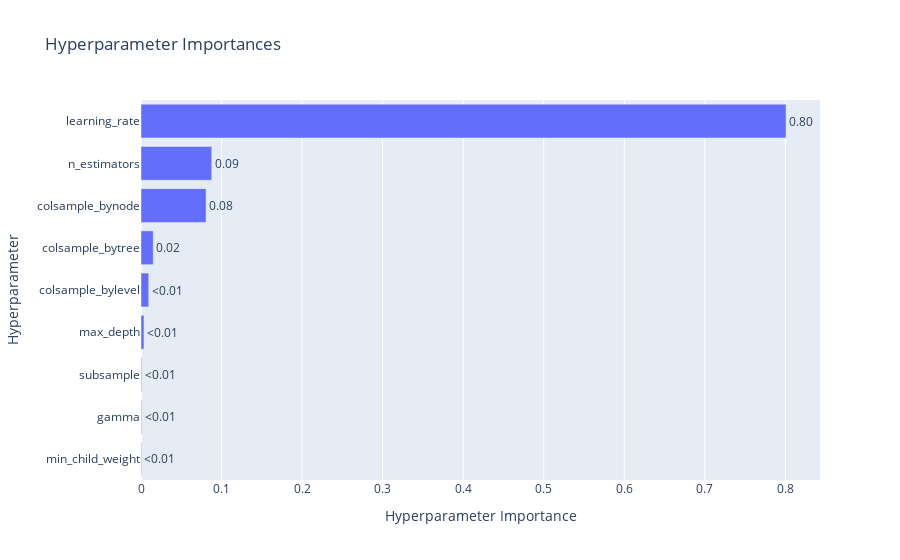

Here is the notebook cell this chart was saved with:
### Code cell
# Hyperparameter Importances를 통해서 parameter를 고정시켜라.
# 그리고 나머지 것들을 진행시켜라.
optuna.visualization.plot_param_importances(study)

### Figure 1 — Plotly figure (JSON) as saved in the notebook; plotly's stock layout.template omitted (floating-point values rounded to 4 significant figures)
{"data": [{"cliponaxis": false, "hovertemplate": ["min_child_weight (FloatDistribution): 0.0005835981818416056<extra></extra>", "gamma (FloatDistribution): 0.0007373590450171298<extra></extra>", "subsample (FloatDistribution): 0.000804093368471083<extra></extra>", "max_depth (IntDistribution): 0.0036926085232407155<extra></extra>", "colsample_bylevel (FloatDistribution): 0.00958742225555894<extra></extra>", "colsample_bytree (FloatDistribution): 0.01516821539834397<extra></extra>", "colsample_bynode (FloatDistribution): 0.08078731841785262<extra></extra>", "n_estimators (IntDistribution): 0.08782569609612938<extra></extra>", "learning_rate (FloatDistribution): 0.8008136887135445<extra></extra>"], "name": "Objective Value", "orientation": "h", "text": ["<0.01", "<0.01", "<0.01", "<0.01", "<0.01", "0.02", "0.08", "0.09", "0.80"], "textposition": "outside", "type": "bar", "x": [0.0005836, 0.0007374, 0.0008041, 0.003693, 0.009587, 0.01517, 0.08079, 0.08783, 0.8008], "y": ["min_child_weight", "gamma", "subsample", "max_depth", "colsample_bylevel", "colsample_bytree", "colsample_bynode", "n_estimators", "learning_rate"]}], "layout": {"title": {"text": "Hyperparameter Importances"}, "xaxis": {"title": {"text": "Hyperparameter Importance"}}, "yaxis": {"title": {"text": "Hyperparameter"}}}}
